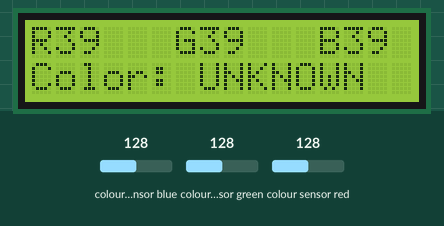
Bench run of a sketch on a simulated Arduino Uno, built with avr-gcc and run on an emulated ATmega328P. Parts: 16×2 character LCD. Wiring (inferred from the names in the program): TCS3200 colour sensor: output pin 8; S2 pin 11; S3 pin 12; S0 pin 9; S1 pin 10. The test bench sets the inputs (shaded band); at power-on: colour sensor blue 128, colour sensor green 128, colour sensor red 128. What the sketch prints to the serial monitor is not drawn.

Above: at 3.2 s.
3.3 s: colour sensor blue set to 5
At 5.2 s:
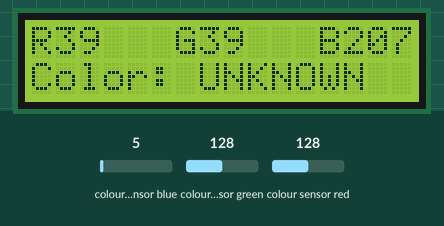
5.6 s: colour sensor green set to 5
At 7.0 s:
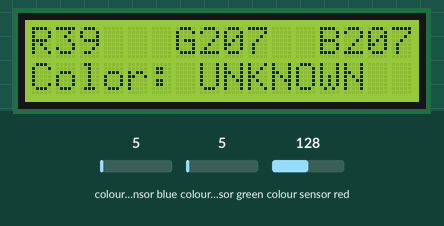
7.7 s: colour sensor red set to 64
At 8.6 s:
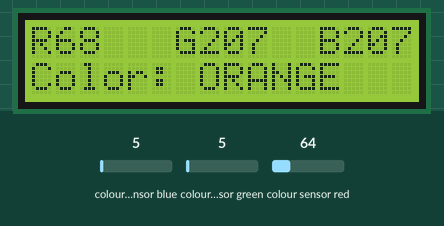
9.8 s: colour sensor red set to 5
At 11.1 s:
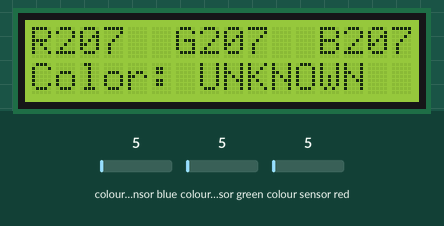
11.8 s: colour sensor blue set to 64
At 13.2 s:
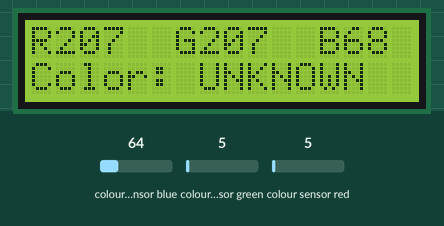
13.9 s: colour sensor green set to 64
At 14.8 s:
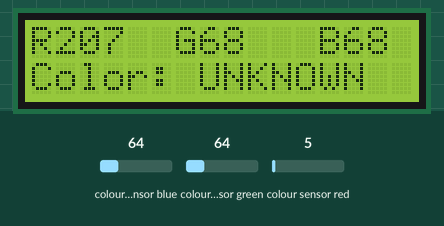
Timing chart, 0 to 16.9 s (numbered marks = the images above; inputs shaded):
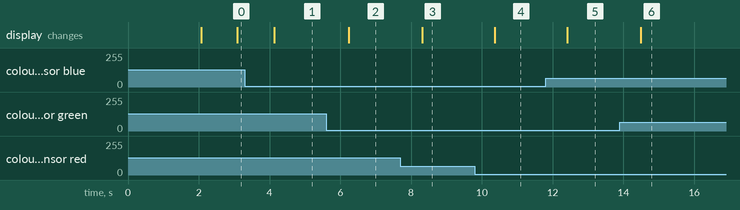

The sketch:

CBM1.ino
```cpp
#include <LiquidCrystal.h>
LiquidCrystal lcd(2, 3, 4, 5, 6, 7);
#define outPin 8
#define s0 9
#define s1 10
#define s2 11
#define s3 12
boolean DEBUG = true;
// Variables
int red, grn, blu;
String color ="";
long startTiming = 0;
long elapsedTime =0;
void setup(){
  Serial.begin(9600);

  pinMode(s0, OUTPUT);
  pinMode(s1, OUTPUT);
  pinMode(s2, OUTPUT);
  pinMode(s3, OUTPUT);
  pinMode(outPin, INPUT); //out from sensor becomes input to arduino
  // Setting frequency scaling to 100%
  digitalWrite(s0,HIGH);
  digitalWrite(s1,HIGH);
  lcd.begin(16, 2);
  lcd.clear();
  lcd.setCursor (3,0);
  lcd.print("Welcome To");
  lcd.setCursor (1,1);
  lcd.print("Color Detector");
  delay(2000);
  lcd.clear();
  startTiming = millis();
}
void loop(){
  getColor();

  if(DEBUG)printData();
  elapsedTime = millis()-startTiming;
  if (elapsedTime > 1000) {
     showDataLCD();
    startTiming = millis();
  }
}
/* read RGB components */
void readRGB(){
  red = 0, grn=0, blu=0;

  int n = 10;
  for (int i = 0; i < n; ++i){
    //read red component
    digitalWrite(s2, LOW);
    digitalWrite(s3, LOW);
    red = red + pulseIn(outPin, LOW);

   //read green component
    digitalWrite(s2, HIGH);
    digitalWrite(s3, HIGH);
    grn = grn + pulseIn(outPin, LOW);

   //let's read blue component
    digitalWrite(s2, LOW);
    digitalWrite(s3, HIGH);
    blu = blu + pulseIn(outPin, LOW);
  }
  red = red/n;
  grn = grn/n;
  blu = blu/n;
}
/***************************************************
* Showing captured data at Serial Monitor
****************************************************/
void printData(void){
  Serial.print("red= ");
  Serial.print(red);
  Serial.print("   green= ");
  Serial.print(grn);
  Serial.print("   blue= ");
  Serial.print(blu);
  Serial.print (" - ");
  Serial.print (color);
  Serial.println (" detected!");
}
///***************************************************
//* Showing capured data at LCD
//****************************************************/
void showDataLCD(void){
lcd.clear();
lcd.setCursor (0,0);
lcd.print("R");
lcd.print(red);
lcd.setCursor (6,0);
lcd.print("G");
lcd.print(grn);
lcd.setCursor (12,0);
lcd.print("B");
lcd.print(blu);
lcd.setCursor (0,1);
lcd.print("Color: ");
lcd.print(color);
}
void getColor() {
    readRGB();

    int sum = red + grn + blu;
    if (sum == 0) {
        color = "NO_COLOR";
        return;
    }

    float R_norm = (float)red / sum;
    float G_norm = (float)grn / sum;
    float B_norm = (float)blu / sum;

    if ( R_norm > 0.1 && R_norm < 0.15 && G_norm > 0.49 && G_norm < 0.53 && B_norm > 0.36 && B_norm < 0.39) {
        color = "RED";
    } else if  (R_norm > 0.42 && R_norm < 0.465 && G_norm > 0.195 && G_norm < 0.255 && B_norm > 0.32 && B_norm < 0.35) {
        color = "GREEN";
    } else if ( R_norm > 0.45 && R_norm < 0.52 && G_norm > 0.33 && G_norm < 0.36 && B_norm > 0.15 && B_norm < 0.2) {
        color = "BLUE";
    } else if ( R_norm > 0.32 && R_norm < 0.355 && G_norm > 0.34 && G_norm < 0.36 && B_norm > 0.295 && B_norm < 0.32) {
        color = "BLACK";
    } else if ( R_norm > 0.1 && R_norm < 0.15 && G_norm > 0.42 && G_norm < 0.45 && B_norm > 0.42 && B_norm < 0.46){
       color = "ORANGE";
    }
    else if ( R_norm > 0.21 && R_norm < 0.25 && G_norm > 0.46 && G_norm < 0.52 && B_norm > 0.255 && B_norm < 0.29){
       color = "PURPLE";
    }
    else {
        color = "UNKNOWN";
    }
}
```

Measured:
- after the input at 3.3 s, the display: changes after 0.84 s (image 1)
- after the input at 5.6 s, the display: changes after 0.64 s (image 2)
- after the input at 7.7 s, the display: changes after 0.61 s (image 3)
- after the input at 9.8 s, the display: changes after 0.57 s (image 4)
- after the input at 11.8 s, the display: changes after 0.62 s (image 5)
- after the input at 13.9 s, the display: changes after 0.59 s (image 6)
